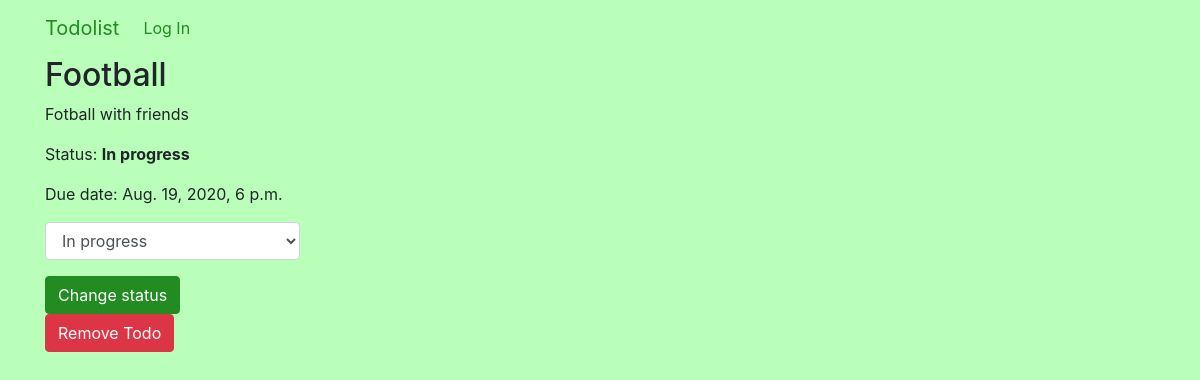
Screenshot of /3/ with the database file from the repository.
### todo/models.py (models this page shows, shortened)
class Todo(models.Model):
    NOT_STARTED = 'not-started'
    IN_PROGRESS = 'in-progress'
    STUCK = 'stuck'
    DONE = 'done'
    STATUS_CHOICES = [
        (NOT_STARTED, 'Not started'),
        (IN_PROGRESS, 'In progress'),
        (STUCK, 'Stuck'),
        (DONE, 'Done'),
    ]
    title = models.CharField(max_length=200)
    description = models.TextField()
    created_at = models.DateTimeField(auto_now=True)
    due_date = models.DateTimeField()
    category = models.ForeignKey(Category, on_delete=models.CASCADE)
    status = models.CharField(
        max_length=12,
        choices=STATUS_CHOICES,
        default=NOT_STARTED,
    )
    def is_overdue_date(self):
        return self.due_date <= timezone.now()
    is_overdue_date.admin_order_field = 'due_date'
    is_overdue_date.boolean = True
    is_overdue_date.short_description = 'Overdue date?'

### todo/views.py (the view)
# urls.py: path('<int:pk>/', views.DetailView.as_view(), name='detail'),
class DetailView(generic.DetailView):
    model = Todo
    template_name = 'todo/detail.html'
    def get_context_data(self, **kwargs):
        context = super(generic.DetailView, self).get_context_data(**kwargs)
        context['todoModel'] = self.model
        return context

### todo/templates/todo/detail.html (shortened to what this page needs)
{% extends 'base.html' %}
{% block content %}
<div class="row">
    <div class="col">
        <h2 class="{% if todo.is_overdue_date and not todo.status == todoModel.DONE %}text-danger{% endif %}">{{ todo.title }}</h2>
        <p>{{ todo.description }}</p>
        <p>
            Status: <span style="font-weight: bold;">{{ todo.get_status_display }}</span>
        </p>
        <p>
            Due date: <span class="{% if todo.is_overdue_date and not todo.status == todoModel.DONE %}text-danger{% endif %}">{{ todo.due_date }}</span>
        </p>
    </div>
</div>
<div class="row">
    <div class="col-3">
        <form class="todo-form" action="{% url 'todo:change_status' todo.id %}" method="post">
            <div class="form-group">
                <select id="status" class="form-control" name="status">
                {% for value, label in todo.STATUS_CHOICES %}
                    <option value="{{ value }}"  {% if todo.status == value %}selected{% endif %}>{{ label }}</option>
                {% endfor %}
                </select>
            </div>
            <input type="submit" class="btn btn-primary" value="Change status">
            <a href="{% url 'todo:remove' todo.id %}" class="btn btn-danger">Remove Todo</a>
        </form>
    </div>
</div>
{% endblock %}

### staticfiles/app/css/base.css (style rules this page uses)
body { background-color: #b9ffba; }

### rows the page displays
Todo: title "Football", description "Fotball with friends", status "In progress", due_date "Aug. 19, 2020, 6 p.m."
